Frame 1 (no input): blank canvas, image omitted
Frame 60 (the mouse pressed at the canvas centre just before this capture): blank canvas, image omitted
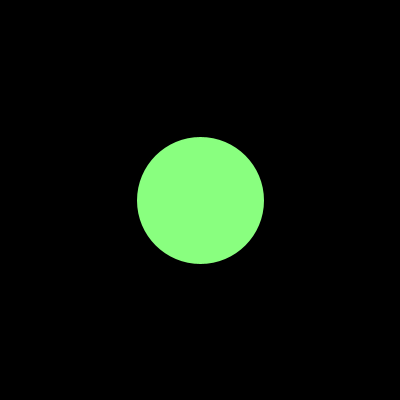
Frame 120 (the mouse held since frame 60 and released just before this capture)

The Processing sketch whose frames 1 and 60 were blank and that drew this single picture after the mouse press (run headless with seeded random() and noise(); from frame 60 on, the mouse is pressed at the canvas centre):

// Processing sketch: processing_42221
// ── processing_42221.pde

int ia =2;
int i = 10;
float c= random (225);

void setup(){
  size(400,400);
  smooth();
  background(0);
  colorMode(HSB, 400,400,400);

}


void draw (){
  stroke(0);
  ellipse (200, 200, 10, 10);
  strokeWeight(3);

if ((mousePressed)&& (i<=width || i>=10) ){ 
   fill(i,mouseY,400);
   i= i+ia;
  }
  

if ((mousePressed)&& (i>width || i==10)){ 
   ia = ia *-1;
 }
 
  ellipse (200, 200, i, i);
}

  

 
 
